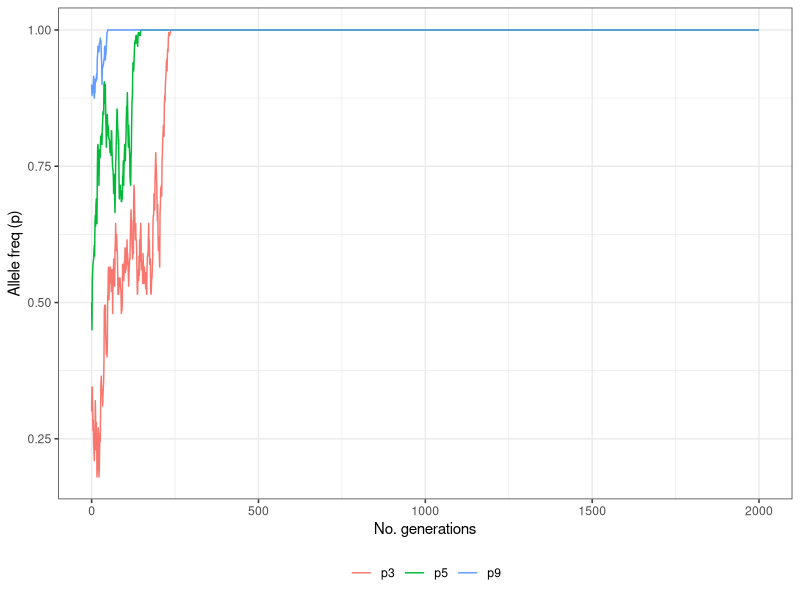

R code for this plot:
## ---- chunk 1
knitr::opts_chunk$set(echo = TRUE)
## ---- chunk 2
square = function(numvar) {
  res2 = numvar * numvar
  return(res2)
}
## ---- chunk 3
Ng_obs = list(Mun=c(6,33,81),
              Inn=c(20,59,43),
              Ver=c(65,39,14))
obs_freq = lapply(Ng_obs, function(x) {
  A1 = (2*x[1]+x[2])/(2*sum(x))
  A2 = (2*x[3]+x[2])/(2*sum(x))
  return(c(A1,A2))
})
obs_freq
exp_freq = lapply(obs_freq, function(x) {
  homo1 = x[1]^2
  het = 2*x[1]*x[2]
  homo2 = x[2]^2
  return(c(homo1,het,homo2))
})
exp_freq
lapply(seq_along(Ng_obs), function(x) {
  chisq.test(Ng_obs[[x]], p = exp_freq[[x]])
})
sapply(seq_along(exp_freq), function(y) {
  exp_freq[[y]]*sum(Ng_obs[[y]])
})
## ---- chunk 4
drift_sim <- function(N, p, ngen){
  # initialise p
  p_init <- p
  # sample across all the generations
  pvec <- sapply(1:ngen, function(x){
    pA <- rbinom(1, 2*N, p)
    p <<- pA/(2*N)
  })
  # create a vector of p over time
  p <- c(p_init, pvec)
  # write out
  return(p)
}
# simulate drift for three different p
a <- sapply(c(0.3, 0.5, 0.9), drift_sim, N = 100, ngen = 2000)
# rename matrix
colnames(a) <- c("p3", "p5", "p9")
# get number of generations
g <- seq(0, 2000, 1)
# combine into a tibble
library(tibble)
library(tidyr)
mydrift <- as.tibble(cbind(g, a))
head(mydrift)
mydrift <- gather(mydrift, key = "init_p", value = "p", -g)
# plot data
library(ggplot2)
p <- ggplot(mydrift, aes(g, p, colour = init_p))
p <- p + geom_line()
p <- p + xlab("No. generations") + ylab("Allele freq (p)")
p + theme_bw() + theme(legend.position = "bottom", legend.title = element_blank()) 
